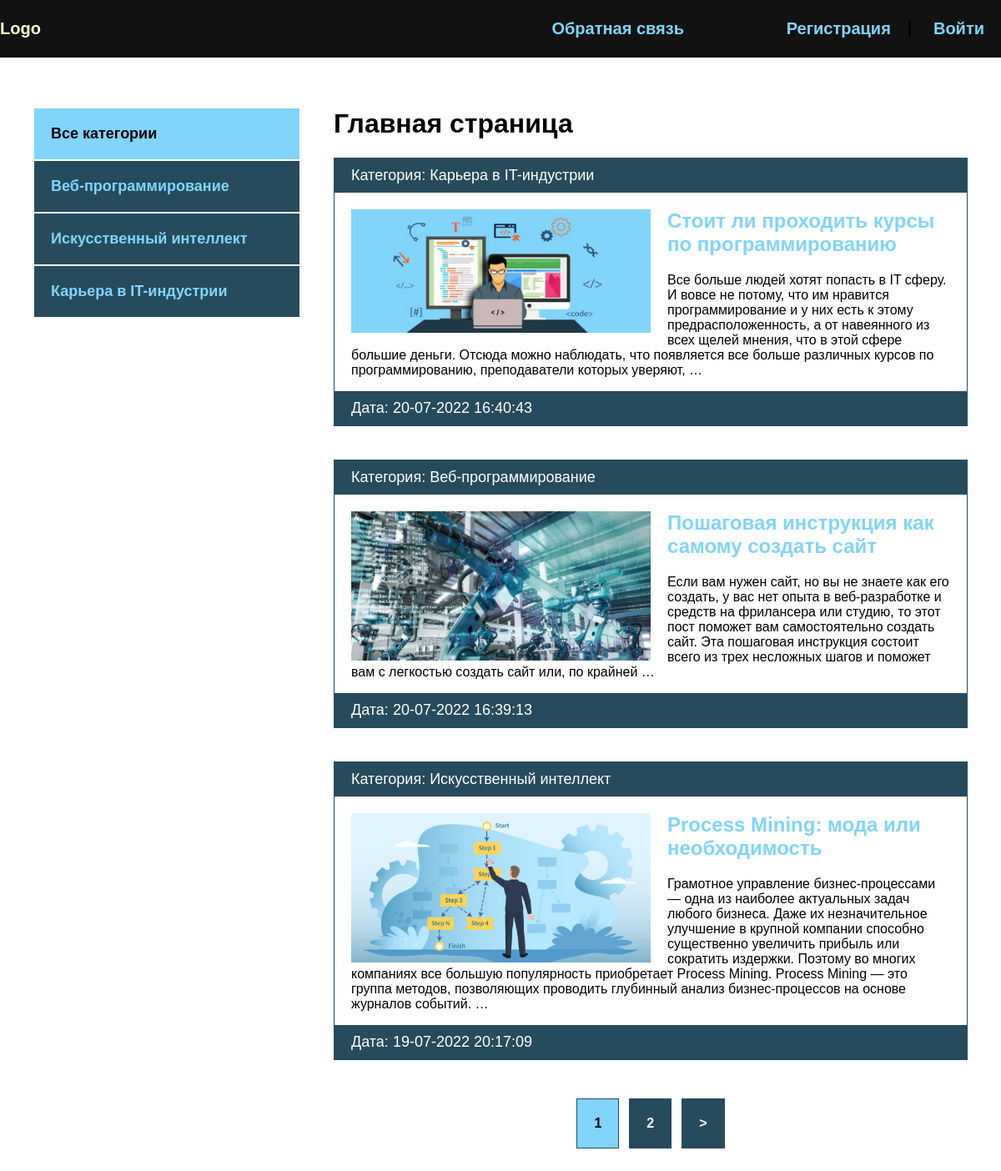
The app's page /, older data.
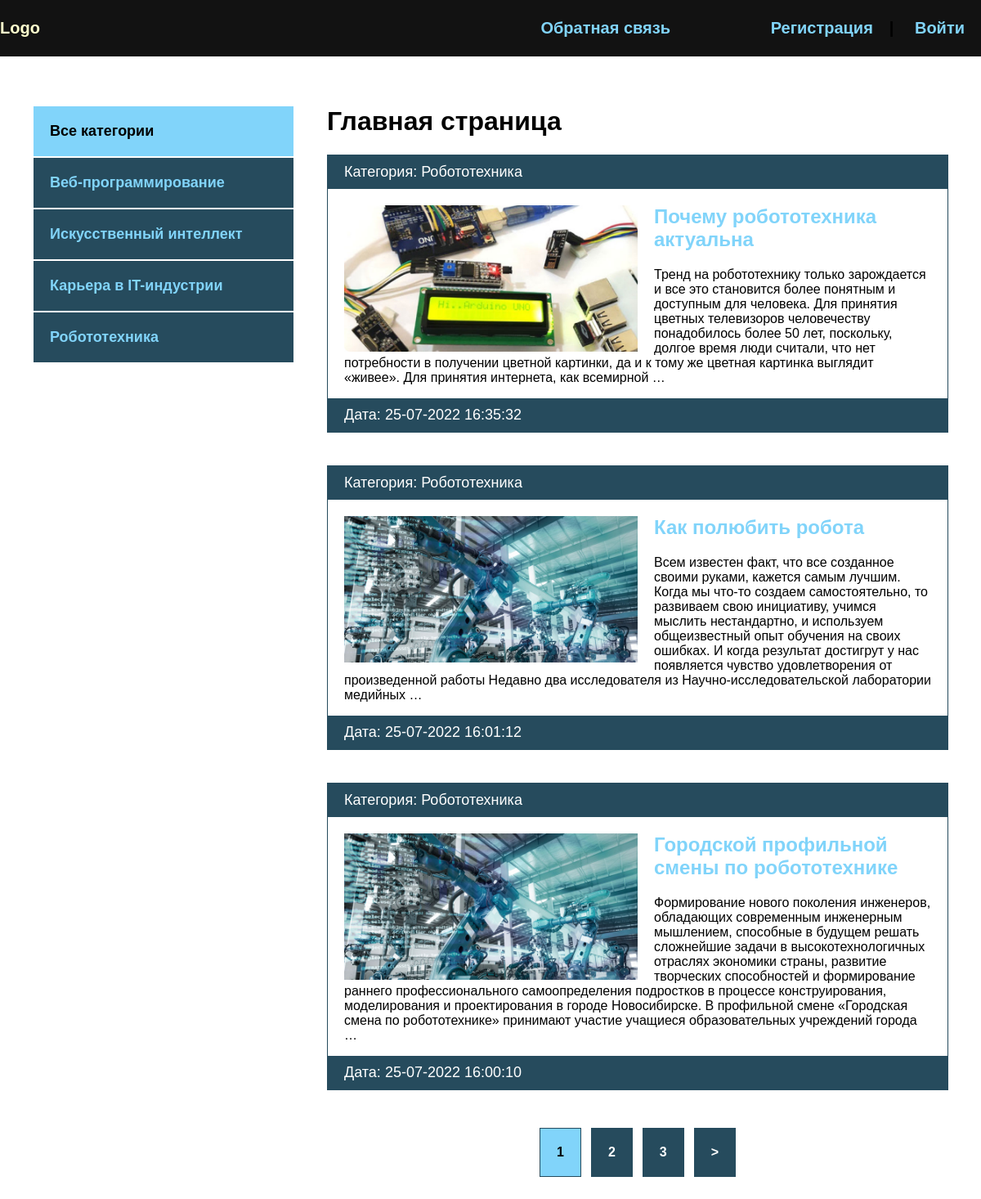
The same page, newer data.
### blog/models.py (models this page shows, shortened)
class Category(models.Model):
    name = models.CharField(max_length=100, db_index=True, verbose_name="Категория")
    slug = models.SlugField(max_length=100, unique=True, db_index=True, verbose_name="URL")
    def __str__(self):
        return self.name
    def get_absolut_url(self):
        return reverse('category', kwargs={'cat_slug': self.slug})
    class Meta:
        verbose_name = "Категория"
        verbose_name_plural = "Категории"

class Blog(models.Model):
    title = models.CharField(max_length=255, verbose_name='Название')
    slug = models.SlugField(max_length=255, unique=True, db_index=True, verbose_name="URL")
    content = models.TextField(blank=True, verbose_name="Контент")
    photo = models.ImageField(upload_to="photos/%Y/%m/%d", blank=True, verbose_name="Фото")
    time_completed = models.DateTimeField(auto_now_add=True, verbose_name="Дата публикации")
    time_update = models.DateTimeField(auto_now=True, verbose_name="Дата обновления")
    is_published = models.BooleanField(default=True, verbose_name="Опубликовано")
    cat = models.ForeignKey('Category', on_delete=models.PROTECT, verbose_name="Категория")
    def get_absolut_url(self):
        return reverse('post', kwargs={'post_slug': self.slug})
    class Meta:
        verbose_name = "Новость"
        verbose_name_plural = "Новости"
        ordering = ['-time_completed']

### blog/views.py (the view)
# urls.py: path('', BlogHome.as_view(), name="index"),
class BlogHome(DataMixin, ListView):
    model = Blog
    template_name = "blog/index.html"
    context_object_name = 'posts'
    def get_context_data(self, *, object_list=None, **kwargs):
        context = super().get_context_data(**kwargs)
        c_def = self.get_user_context(title='Главная страница')
        return dict(list(context.items()) + list(c_def.items()))
    def get_queryset(self):
        return Blog.objects.filter(is_published=True).select_related('cat')

### blog/utils.py (called while the page is built)
    def get_user_context(self, **kwargs):
        context = kwargs
        cats = Category.objects.annotate(Count('blog'))
        user_menu = menu.copy()
        if not self.request.user.is_authenticated:
            user_menu.pop(0)
        context['menu'] = user_menu
        context['cats'] = cats
        if 'cat_selected' not in context:
            context['cat_selected'] = 0
        return context

### blog/templates/blog/index.html
{% extends 'blog/base.html' %}
{% load static %}
{% block content %}
<h1>{{ title }}</h1>
<ul>
    {% for p in posts %}
    <li>
        <p class="first">Категория: {{ p.cat }}</p>
        <div class="text">
            {% if p.photo %}
            <img src="{{ p.photo.url }}" class="image" alt="">
            {% else %}
            <img src="{% static 'blog/default.jpg'  %}" class="image">
            {% endif %}
            <h2><a href="{{ p.get_absolut_url }}">{{ p.title }}</a></h2>
            <p>{{ p.content|striptags|truncatewords:50 }}</p>
        </div>
        <p class="date">Дата: {{ p.time_update|date:"d-m-Y H:i:s" }}</p>
    </li>
    {% endfor %}
</ul>
{% endblock %}

### blog/templates/blog/base.html (shortened to what this page needs)
{% load static %}
{% load blog_tags %}
<!DOCTYPE html>
<html lang="en">
<head>
    <link rel="stylesheet" href="{% static 'css/style.css' %}">
</head>
<body>
    <div class="header">
        <div class="wrap">
            <ul class="meinmenu">
                <li class="logo">
                    <a href="{% url 'index' %}">
                        <div class="logo">Logo</div>
                    </a>
                </li>
                {% for m in menu %}
                <li class="last">
                    <a href="{% url m.url_name %}">{{ m.title }}</a>
                </li>
                {% endfor %}
                {% if request.user.is_authenticated %}
                <li class="last">{{ user.username }} | <a href="{% url 'logout' %}">Выйти</a></li>
                {% else %}
                <li class="last"><a href="{% url 'register' %}">Регистрация</a>| <a href="{% url 'login' %}">Войти</a></li>
                {% endif %}
            </ul>
        </div>
    </div>
    <div class="content">
        <div class="wrap">
            <div class="sidebar">
                <ul>
                    {% if cat_selected == 0 %}
                    <li class="selected">Все категории</li>
                    {% else %}
                    <li><a href="{% url 'index' %}">Все категории</a></li>
                    {% endif%}
                    {% for c in cats %}
                        {% if c.blog__count > 0 %}
                            {% if c.pk == cat_selected %}
                            <li class="selected">{{ c.name }}</li>
                            {% else %}
                            <li><a href="{{ c.get_absolut_url }}">{{ c.name }}</a></li>
                            {% endif %}
                        {% endif %}
                    {% endfor %}
                </ul>
            </div>
            <div class="main">
                {% block content %}
                {% endblock %}
                {% if page_obj.has_other_pages %}
                <div>
                    <ul class="list-pages">
                        {% for p in paginator.page_range %}
                            {% if page_obj.number == p %}
                            <li class="page-num page-num-selected">{{ p }}</li>
                        {% elif p >= page_obj.number|add:-2 and p <= page_obj.number|add:2 %}
                        <li class="page-num">
                            <a href="?page={{ p }}">{{ p }}</a>
                        </li>
                        {% endif %}
                        {% endfor %}
                        {% if page_obj.has_next %}
                        <li class="page-num">
                            <a href="?page={{ page_obj.next_page_number }}">&gt;</a>
                        </li>
                        {% endif %}
                    </ul>
                </div>
                {% endif %}
            </div>
        </div>
    </div>
</body>
</html>

Row changes from the older to the newer data that the page shows:
no longer on this page (row unchanged): Blog: cat "Карьера в IT-индустрии", photo (picture), title "Стоит ли проходить курсы по программированию", content "Все больше людей хотят попасть в IT сферу. И вовсе не потому, что им нравится программирование и у них есть к этому предрасположенность, а от навеянного из всех щелей мнения, что в этой сфере большие деньги. Отсюда можно наблюдать, что появляется все больше различных курсов по программированию, преподаватели которых уверяют, …", time_update "20-07-2022 16:40:43"
no longer on this page (row unchanged): Blog: cat "Веб-программирование", title "Пошаговая инструкция как самому создать сайт", content "Если вам нужен сайт, но вы не знаете как его создать, у вас нет опыта в веб-разработке и средств на фрилансера или студию, то этот пост поможет вам самостоятельно создать сайт. Эта пошаговая инструкция состоит всего из трех несложных шагов и поможет вам с легкостью создать сайт или, по крайней …", time_update "20-07-2022 16:39:13"
no longer on this page (row unchanged): Blog: cat "Искусственный интеллект", photo (picture), title "Process Mining: мода или необходимость", content "Грамотное управление бизнес-процессами — одна из наиболее актуальных задач любого бизнеса. Даже их незначительное улучшение в крупной компании способно существенно увеличить прибыль или сократить издержки. Поэтому во многих компаниях все большую популярность приобретает Process Mining. Process Mining — это группа методов, позволяющих проводить глубинный анализ бизнес-процессов на основе журналов событий. …", time_update "19-07-2022 20:17:09"
now on this page (row unchanged): Category: name "Робототехника"
added Blog: cat "Робототехника", photo (picture), title "Почему робототехника актуальна", content "Тренд на робототехнику только зарождается и все это становится более понятным и доступным для человека. Для принятия цветных телевизоров человечеству понадобилось более 50 лет, поскольку, долгое время люди считали, что нет потребности в получении цветной картинки, да и к тому же цветная картинка выглядит «живее». Для принятия интернета, как всемирной …", time_update "25-07-2022 16:35:32"
added Blog: cat "Робототехника", title "Как полюбить робота", content "Всем известен факт, что все созданное своими руками, кажется самым лучшим. Когда мы что-то создаем самостоятельно, то развиваем свою инициативу, учимся мыслить нестандартно, и используем общеизвестный опыт обучения на своих ошибках. И когда результат достигрут у нас появляется чувство удовлетворения от произведенной работы Недавно два исследователя из Научно-исследовательской лаборатории медийных …", time_update "25-07-2022 16:01:12"
added Blog: cat "Робототехника", title "Городской профильной смены по робототехнике", content "Формирование нового поколения инженеров, обладающих современным инженерным мышлением, способные в будущем решать сложнейшие задачи в высокотехнологичных отраслях экономики страны, развитие творческих способностей и формирование раннего профессионального самоопределения подростков в процессе конструирования, моделирования и проектирования в городе Новосибирске. В профильной смене «Городская смена по робототехнике» принимают участие учащиеся образовательных учреждений города …", time_update "25-07-2022 16:00:10"
Text that changed along with them:
new list line: "3"
